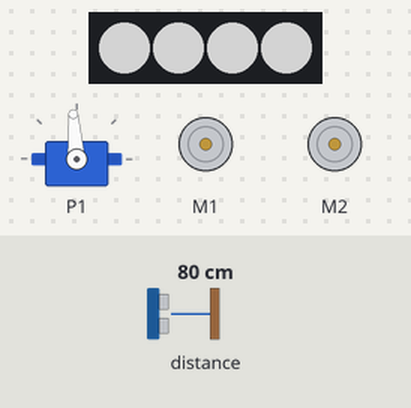
Bench run of a program on a simulated BBC micro:bit (MakeCode). Parts: servo, 4 RGB LEDs in strip order, left to right, 2 × DC motor (green arrow = forward, orange = backward, longer = faster). The test bench sets the inputs (shaded band); at power-on: distance to the obstacle 80 cm. Dim RGB values are drawn brighter than linear.

Above: at 1.2 s.
1.3 s: distance to the obstacle set to 58 cm
7.3 s: distance to the obstacle set to 52 cm
At 11.1 s:
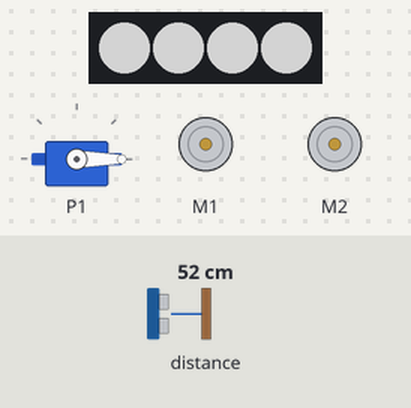
13.3 s: distance to the obstacle set to 60 cm
At 19.7 s:
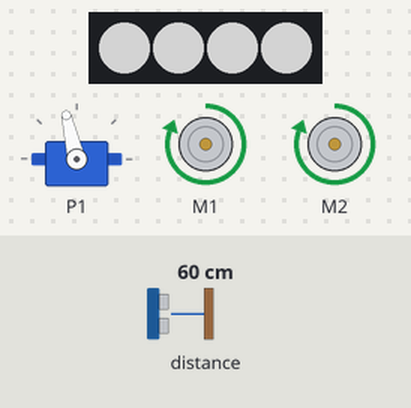
20.6 s: distance to the obstacle set to 2 cm
At 25.2 s:
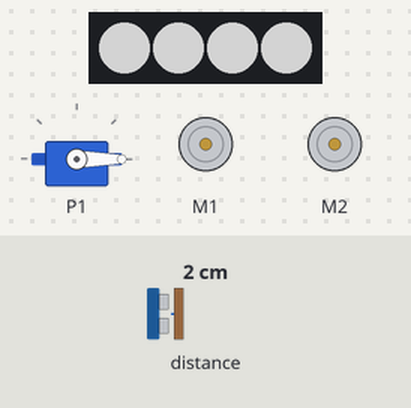
Timing chart, 0 to 26.7 s (numbered marks = the images above; inputs shaded):
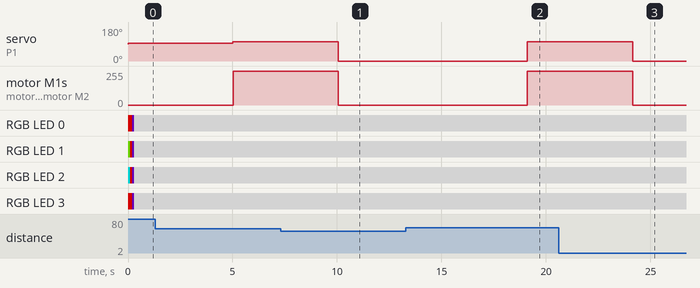

The program:

main.ts
```typescript
let strip: neopixel.Strip = null
pins.servoSetPulse(AnalogPin.P1, 1500)
pins.servoWritePin(AnalogPin.P1, 94)
basic.forever(function () {
    if (maqueen.Ultrasonic(PingUnit.Centimeters) <= 55) {
        maqueen.motorStop(maqueen.Motors.All)
        pins.servoWritePin(AnalogPin.P1, 0)
        basic.pause(2000)
    } else {
        basic.pause(5000)
        pins.servoWritePin(AnalogPin.P1, 103)
        maqueen.motorRun(maqueen.Motors.All, maqueen.Dir.CW, 255)
    }
})
control.inBackground(function () {
    strip = neopixel.create(DigitalPin.P15, 4, NeoPixelMode.RGB)
    strip.showRainbow(1, 360)
    basic.pause(100)
    strip.showColor(neopixel.colors(NeoPixelColors.Red))
    basic.pause(100)
    strip.showColor(neopixel.colors(NeoPixelColors.Indigo))
    basic.pause(100)
    strip.showColor(neopixel.colors(NeoPixelColors.White))
    basic.pause(100)
})
```

test.ts
```typescript
// aquí va el archivo "tests"; esto no se compilará cuando este paquete se utilice como una extensión.
```

Measured:
- the behaviour switches between 56 and 55 cm on distance to the obstacle (found by bisection; images 0 and 1)
- after the input at 7.3 s, servo on P1: 103° → 0° after 2.8 s; motor M1, motor M2: forward 255/255 → stopped after 2.8 s
- after the input at 13.3 s, servo on P1: 0° → 103° after 5.8 s; motor M1, motor M2: stopped → forward 255/255 after 5.8 s
- after the input at 20.6 s, servo on P1: 103° → 0° after 3.5 s; motor M1, motor M2: forward 255/255 → stopped after 3.5 s
